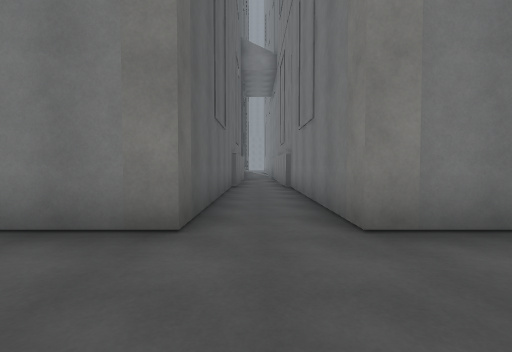
View 1 (above)

21 first-person views from a walk through a scene from a Unity 3-D project. The camera is 1.2 m above the floor, tilts 2° down and sees 85° across. Doors are open. The floor is counted in squares, 2 m on a side. Each view is taken from the middle of a square. On the plan, view 1 faces up. The plan holds only what a view shows up to about 9 squares ahead; the rest is blank. The place goes on beyond the plan. The player character is not drawn. Surface patterns are stand-ins for the level's own textures.

View 2
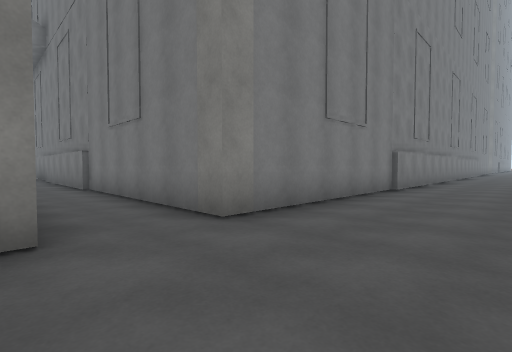

View 3
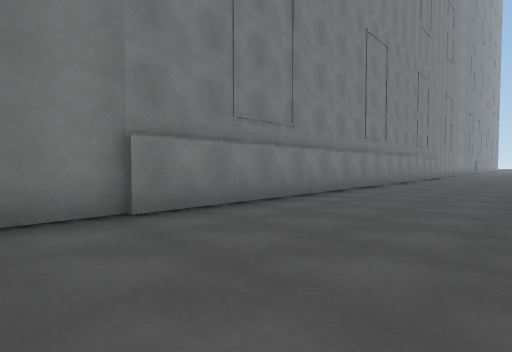

View 4
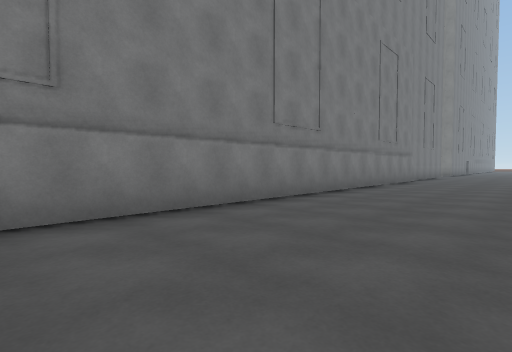

View 5
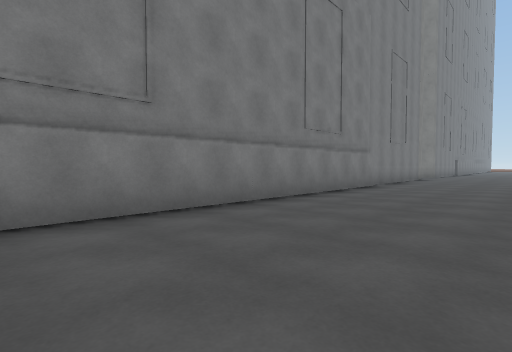

View 6
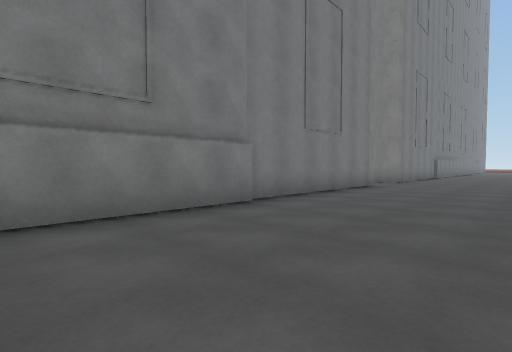

View 7
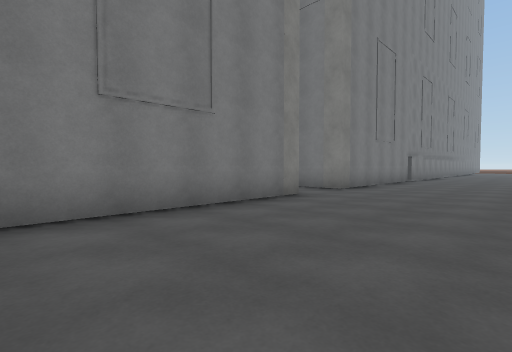

View 8
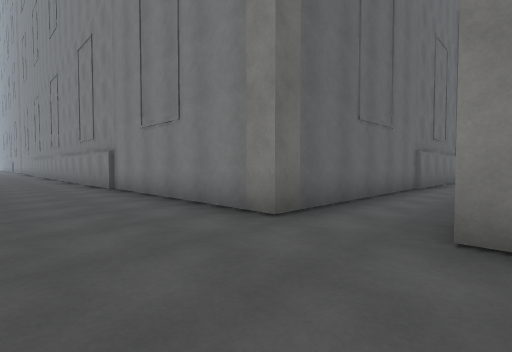

View 9
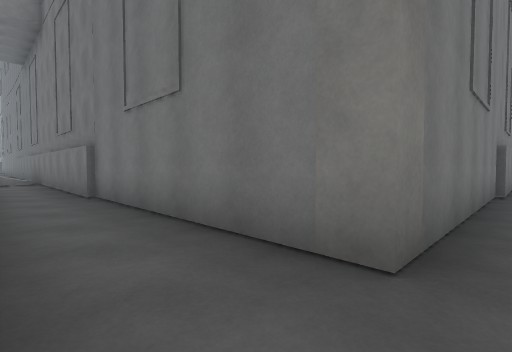

View 10
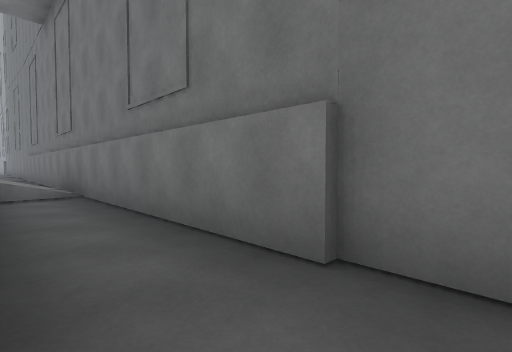

View 11
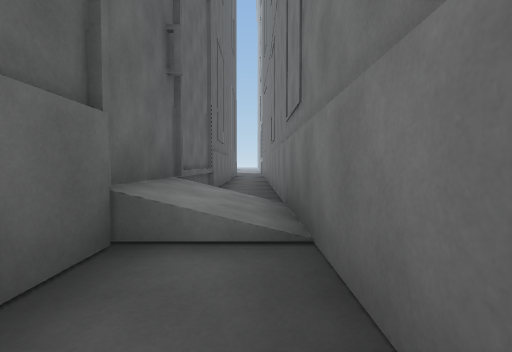

View 12
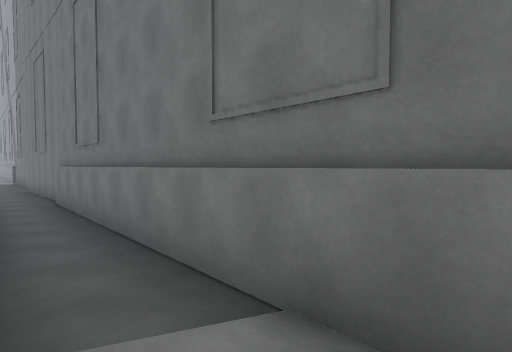

View 13
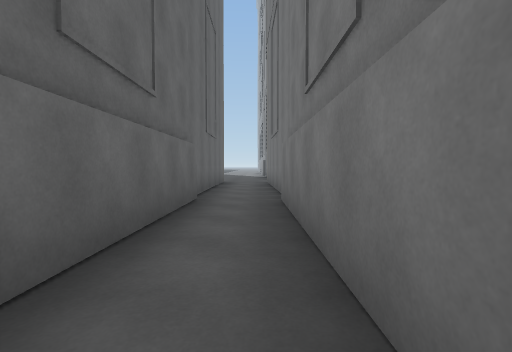

View 14
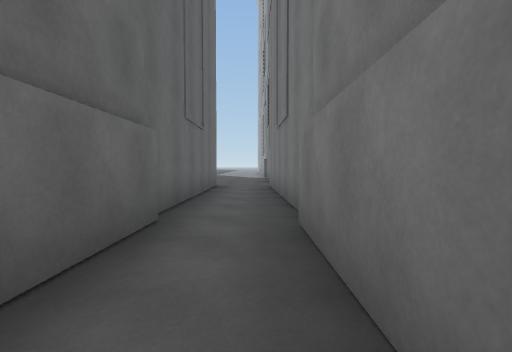

View 15
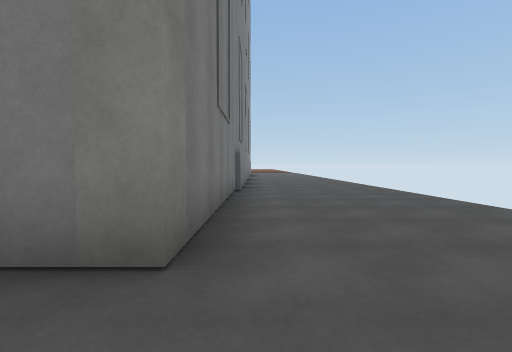

View 16
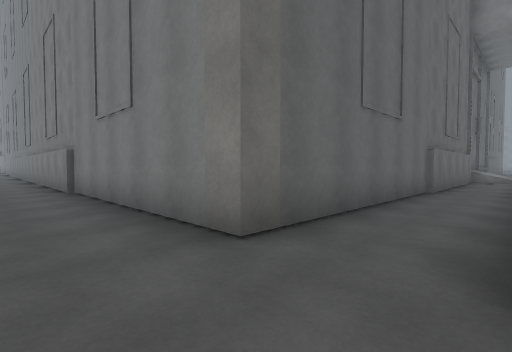

View 17
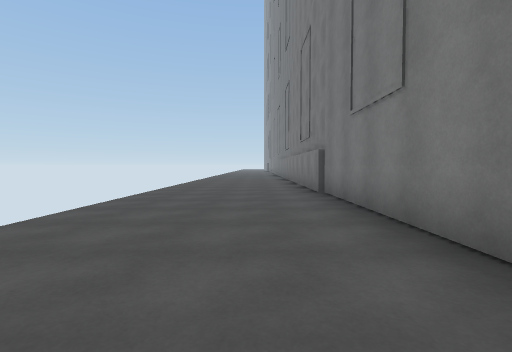

View 18
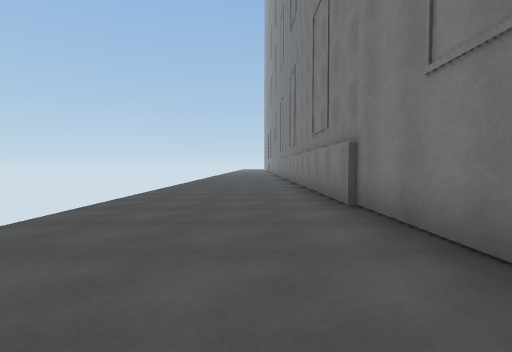

View 19
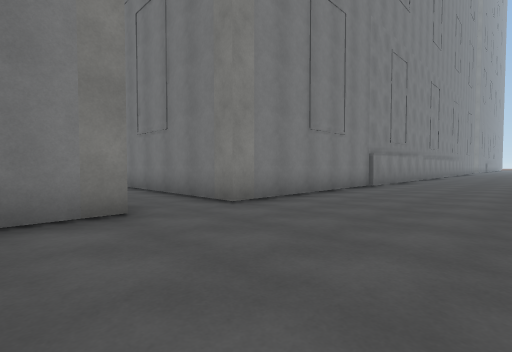

View 20
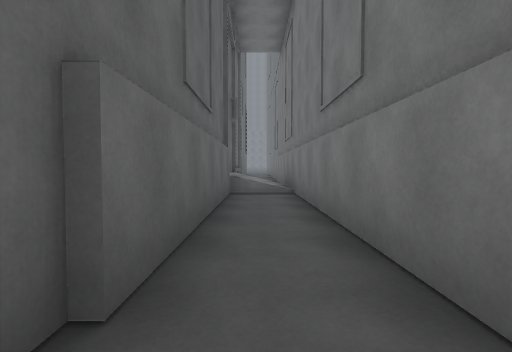

View 21
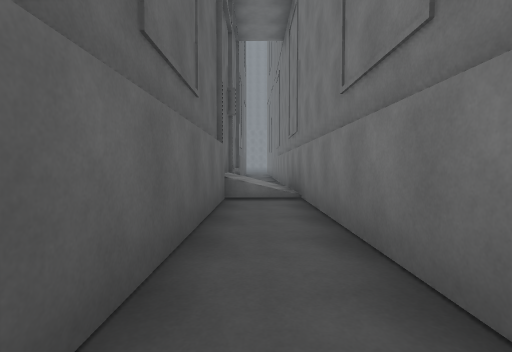

### Floor plan
Ten units are one square. View 1 is at (0, 0); x grows to the right and y downward. Boxes are objects, and circles mark ways between rooms. Rooms are numbered by the first view taken in them; rooms with no view inside come last. Other rooms are left out.
<svg viewBox="-80 -260 410 245">
<path fill="none" stroke="#000" d="M269 -106 269 -25 8 -25 8 -145M-6 -131 -6 -25 -75 -25M269 -131 269 -121M325 -25 284 -25 284 -134M284 -134 284 -229M269 -231 269 -132M269 -255 269 -234M284 -235 284 -255"/>
<circle cx="280" cy="-130" r="3" fill="#2a7"/>
<circle cx="280" cy="-230" r="3" fill="#2a7"/>
<text x="130" y="-20">1</text>
<text x="280" y="-180">2</text>
<text x="270" y="-250">3</text>
</svg>
Room 1 opens to room 2. Room 2 opens to room 3.

Where each view was taken, in squares from view 1:
view 1: 0 up, 0 right, facing up
view 2: 0 up, 1 left, facing up-right
view 3: 1 down, 5 right, facing up-right
view 4: 1 down, 9 right, facing up-right
view 5: 1 down, 13 right, facing up-right
view 6: 1 down, 18 right, facing up-right
view 7: 1 down, 22 right, facing up-right
view 8: 0 up, 29 right, facing up-left
view 9: 2 up, 27 right, facing up-right
view 10: 7 up, 27 right, facing up-right
view 11: 11 up, 28 right, facing up
view 12: 14 up, 27 right, facing up-right
view 13: 18 up, 28 right, facing up
view 14: 20 up, 28 right, facing up
view 15: 2 up, 27 right, facing right
view 16: 1 up, 1 right, facing up-left
view 17: 1 up, 0 right, facing left
view 18: 1 up, 2 left, facing left
view 19: 1 down, 2 left, facing up-right
view 20: 7 up, 0 right, facing up
view 21: 8 up, 0 right, facing up
